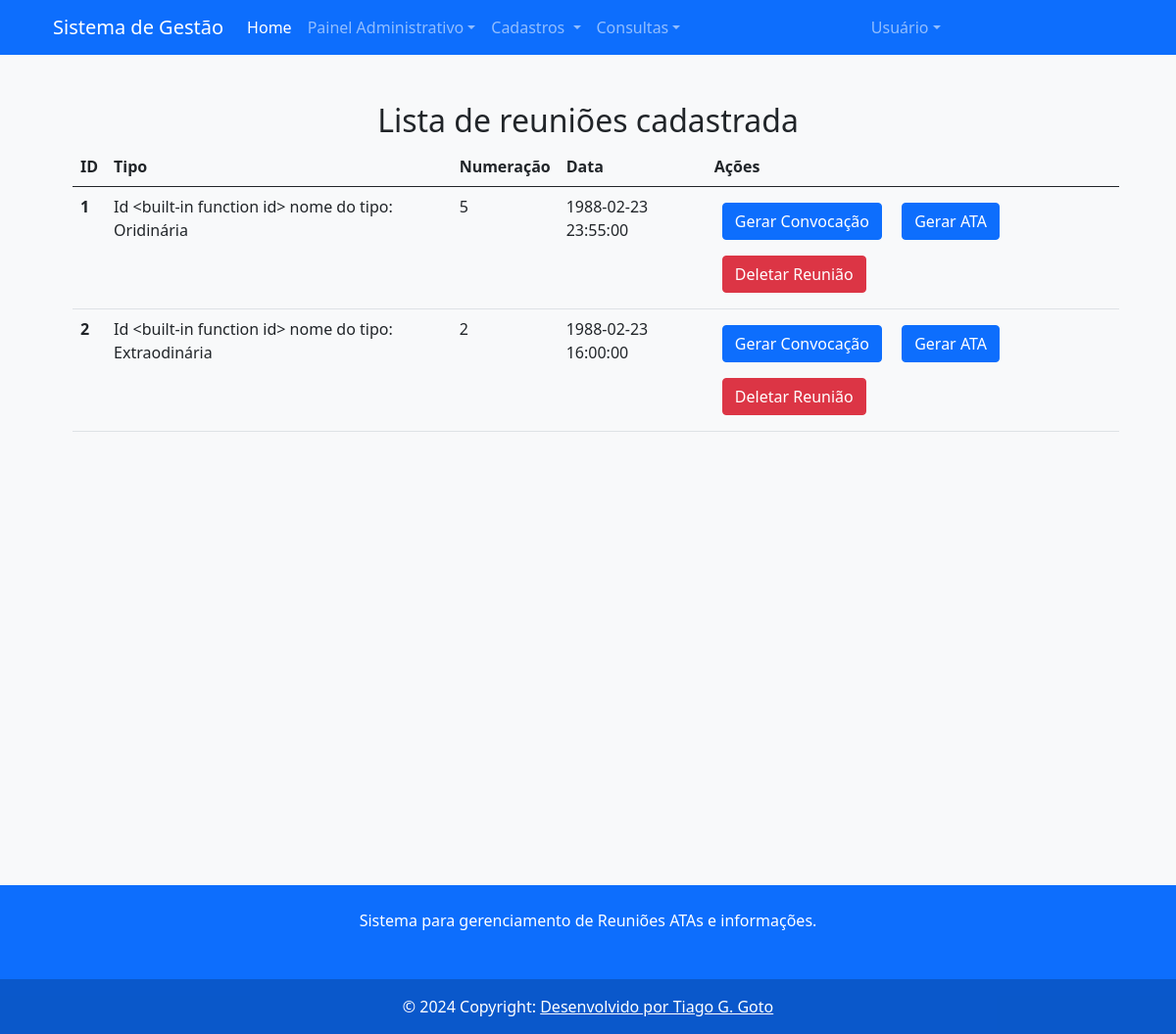
Screenshot of /meetings/ (signed in) with the database file from the repository.
### src/models/entities/meetings.py (models this page shows, shortened)
class Meetings(db.Model):
    __tablename__ = "meetings"
    id = db.Column(db.Integer, primary_key=True, autoincrement=True)
    meet_number = db.Column(db.Integer, nullable=False)
    meet_description = db.Column(db.Text, nullable=False)
    meet_regdate = db.Column(db.DateTime, default=datetime.now)
    meet_date = db.Column(db.DateTime, nullable = False)
    meet_location = db.Column(db.Text, nullable = False)
    meet_type_id = db.Column(db.Integer, db.ForeignKey('meeting_type.id'), nullable=False)
    meet_type = db.relationship("Meeting_type", back_populates="meeting")
    meeting_agenda = db.relationship("Meeting_agenda", back_populates="meeting", lazy='dynamic')
    minutes = db.relationship("Meeting_minute", back_populates="meeting", lazy='dynamic')
    attendees = db.relationship("Meeting_attendees", back_populates="meeting", lazy='dynamic')
    course_id = db.Column(db.Integer, db.ForeignKey('course.id'), nullable = False)
    course = db.relationship("Course", back_populates="meeting")

class Meeting_type(db.Model):
    __tablename__="meeting_type"
    id = db.Column(db.Integer, primary_key=True, autoincrement=True)
    type_name = db.Column(db.Text, nullable=False)
    meeting = db.relationship("Meetings", back_populates="meet_type", lazy='dynamic')
    numbering = db.relationship("Numbering", back_populates="meet_type", lazy="dynamic")
    def __repr__(self):
        return f"Id {id} nome do tipo: {self.type_name}"

### src/routes/meetings.py (the view)
@meetings_route.route('/')
@login_required
def list_meetings():
    meetings_date = Reg_meetings.gets()
    return render_template('list_meetings.html', dados= meetings_date)

### src/models/repository/meetings.py (called while the page is built)
    def gets():
        meetings_list = db.session.execute(db.select(Meetings).order_by(Meetings.id)).scalars()
        return meetings_list

### src/routes/login.py (called while the page is built)
@login_manager.user_loader
def loader_user(user_id):
    return Users.query.filter_by(userid=user_id).first()

### src/templates/list_meetings.html
{% extends "base.html" %}
{% block content %}
<div class="container-fluid mt-5 mb-5">
    <h2 class="text-center">Lista de reuniões cadastrada</h2>
    <div class="container">
<table class="table m-2 p-3">
    <thead>
      <tr>
        <th scope="col">ID</th>
        <th scope="col">Tipo</th>
        <th scope="col">Numeração</th>
        <th scope="col">Data</th>
        <th scope="col">Ações</th>
      </tr>
    </thead>
    <tbody>
        {% for meeting in dados %}
      <tr>
        <th scope="row"> {{ meeting.id }}</th>
        <td>{{ meeting.meet_type }}</td>
        <td>{{ meeting.meet_number }}</td>
        <td>{{ meeting.meet_date }}</td>
        <td>
            <button class="btn btn-primary m-2"> Gerar Convocação </button>
            <button type="button" class="btn btn-primary m-2"> Gerar ATA</button>
            <button type="button" class="btn btn-danger m-2"> Deletar Reunião</button>
        </td>
      </tr>
      {% endfor %}
    </tbody>
  </table>
</div>
</div>
{% endblock %}

### rows the page displays
Meetings: id "1", meet_type "Id <built-in function id> nome do tipo: Oridinária", meet_number "5", meet_date "1988-02-23 23:55:00"
Meetings: id "2", meet_type "Id <built-in function id> nome do tipo: Extraodinária", meet_number "2", meet_date "1988-02-23 16:00:00"
